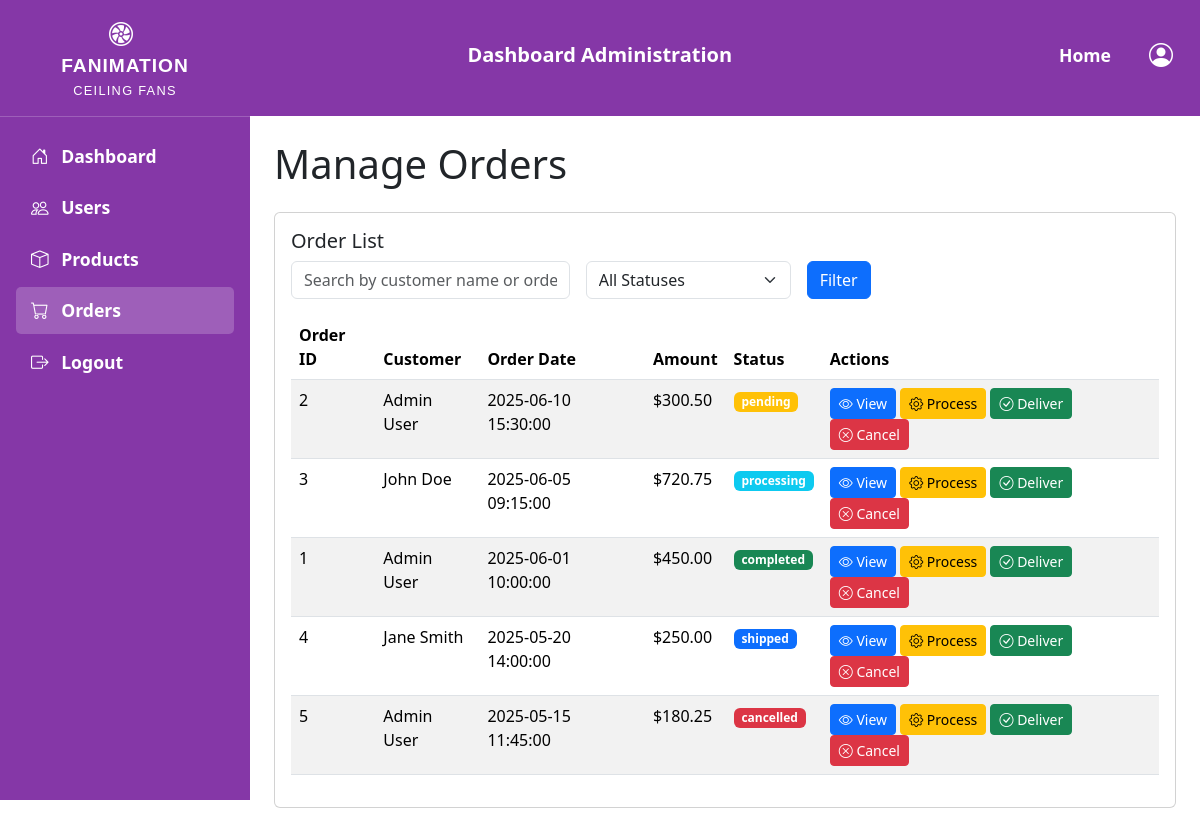
The app's page /pages/admin/orders.php (signed in) with its own data.
### tables this page shows
CREATE TABLE orders (
    id INT AUTO_INCREMENT PRIMARY KEY,
    user_id INT,
    status ENUM('pending', 'processing', 'shipped', 'completed', 'cancelled') DEFAULT 'pending',
    created_at TIMESTAMP DEFAULT CURRENT_TIMESTAMP,
    fullname VARCHAR(100) NOT NULL,
    email VARCHAR(100) NOT NULL,
    phone_number VARCHAR(20),
    address TEXT NOT NULL,
    note TEXT,
    total_money DECIMAL(10,2) NOT NULL,
    payment_status ENUM('pending', 'completed') DEFAULT 'pending',
    FOREIGN KEY (user_id) REFERENCES users(id)
)AUTO_INCREMENT = 1;

CREATE TABLE users (
    id INT AUTO_INCREMENT PRIMARY KEY,
    name VARCHAR(100) NOT NULL,
    email VARCHAR(100) NOT NULL UNIQUE,
    password VARCHAR(255) NOT NULL,
    phone VARCHAR(20),
    address VARCHAR(255),
    city VARCHAR(255),
    role ENUM('customer', 'admin') DEFAULT 'customer',
    created_at TIMESTAMP DEFAULT CURRENT_TIMESTAMP,
    remember_token VARCHAR(255)
)AUTO_INCREMENT = 1;

### includes/config.php (called while the page is built, shortened)
<?php
$base_url = "/Fanimation";
?>

### includes/function.php (called while the page is built, shortened)
<?php
if (!function_exists('getAllOrders')) {
    function getAllOrders($conn, $records_per_page = 10, $page = 1, $search = '', $status = '') {
        $offset = ($page - 1) * $records_per_page;
        $query = "SELECT o.id, u.name, o.created_at, o.total_money, o.status
                  FROM orders o
                  JOIN users u ON o.user_id = u.id
                  WHERE 1=1";
        $count_query = "SELECT COUNT(*) as total
                        FROM orders o
                        JOIN users u ON o.user_id = u.id
                        WHERE 1=1";
        $params = [];
        $types = '';
        $query .= " ORDER BY o.created_at DESC LIMIT ? OFFSET ?";
        $params[] = $records_per_page;
        $params[] = $offset;
        $types .= 'ii';
        $count_stmt = mysqli_prepare($conn, $count_query);
        mysqli_stmt_execute($count_stmt);
        $count_result = mysqli_stmt_get_result($count_stmt);
        $total_records = mysqli_fetch_assoc($count_result)['total'];
        $total_pages = ceil($total_records / $records_per_page);
        $stmt = mysqli_prepare($conn, $query);
        if (!empty($params)) {
            mysqli_stmt_bind_param($stmt, $types, ...$params);
        }
        mysqli_stmt_execute($stmt);
        $result = mysqli_stmt_get_result($stmt);
        $orders = [];
        while ($row = mysqli_fetch_assoc($result)) {
            $orders[] = $row;
        }
        return [
            'orders' => $orders,
            'total_pages' => $total_pages,
            'total_records' => $total_records
        ];
    }
}
?>

### pages/admin/orders.php (the view, shortened to what this page needs)
<?php
include $_SERVER['DOCUMENT_ROOT'] . '/Fanimation/includes/config.php';
$page = isset($_GET['page']) ? max(1, (int)$_GET['page']) : 1;
$records_per_page = 10;
$search = isset($_GET['search']) ? trim($_GET['search']) : '';
$status = isset($_GET['status']) ? trim($_GET['status']) : '';
$orders_data = getAllOrders($conn, $records_per_page, $page, $search, $status);
$orders = $orders_data['orders'];
?>
<!DOCTYPE html>
<html lang="en">
<head>
    <link href="https://cdn.jsdelivr.net/npm/bootstrap@5.3.3/dist/css/bootstrap.min.css" rel="stylesheet">
    <link rel="stylesheet" href="https://cdn.jsdelivr.net/npm/bootstrap-icons@1.11.3/font/bootstrap-icons.min.css">
    <link rel="stylesheet" href="https://cdnjs.cloudflare.com/ajax/libs/font-awesome/6.6.0/css/all.min.css" />
    <link rel="stylesheet" href="<?= $base_url ?>/assets/css/header.css">
    <link rel="stylesheet" href="https://unpkg.com/leaflet@1.9.4/dist/leaflet.css" />
</head>
<body>
    <main class="p-4">
        <h1 class="mb-4">Manage Orders</h1>
        <div class="card">
            <div class="card-body">
                <h5 class="card-title">Order List</h5>
                <form method="GET" class="mb-3">
                    <div class="row g-3">
                        <div class="col-md-4">
                            <input type="text" name="search" class="form-control" placeholder="Search by customer name or order ID" value="<?= htmlspecialchars($search) ?>">
                        </div>
                        <div class="col-md-3">
                            <select name="status" class="form-select">
                                <option value="">All Statuses</option>
                            </select>
                        </div>
                        <div class="col-md-2">
                            <button type="submit" class="btn btn-primary">Filter</button>
                        </div>
                    </div>
                </form>
                <div class="table-responsive">
                    <table class="table table-striped">
                        <thead>
                            <tr>
                                <th>Order ID</th>
                                <th>Customer</th>
                                <th>Order Date</th>
                                <th>Amount</th>
                                <th>Status</th>
                                <th>Actions</th>
                            </tr>
                        </thead>
                        <tbody>
                            <?php if (empty($orders)): ?>
                                <tr><td colspan="6" class="text-center">No orders found.</td></tr>
                            <?php else: ?>
                                <?php foreach ($orders as $order): ?>
                                    <tr>
                                        <td><?= htmlspecialchars($order['id']) ?></td>
                                        <td><?= htmlspecialchars($order['name']) ?></td>
                                        <td><?= htmlspecialchars($order['created_at']) ?></td>
                                        <td>$<?= number_format($order['total_money'], 2) ?></td>
                                        <td>
                                            <span class="badge
                                                <?php
                                                switch ($order['status']) {
                                                    case 'pending':
                                                        echo 'bg-warning';
                                                        break;
                                                    case 'processing':
                                                        echo 'bg-info';
                                                        break;
                                                    case 'shipped':
                                                        echo 'bg-primary';
                                                        break;
                                                    case 'completed':
                                                        echo 'bg-success';
                                                        break;
                                                    case 'cancelled':
                                                        echo 'bg-danger';
                                                        break;
                                                }
                                                ?>">
                                                <?= htmlspecialchars($order['status']) ?>
                                            </span>
                                        </td>
                                        <td>
                                            <a href="<?= $base_url ?>/pages/admin/order_details.php?id=<?= $order['id'] ?>" class="btn btn-sm btn-primary">
                                                <i class="bi bi-eye"></i> View
                                            </a>
                                            <button class="btn btn-sm btn-warning" onclick="updateOrderStatus(<?= $order['id'] ?>, 'processing')">
                                                <i class="bi bi-gear"></i> Process
                                            </button>
                                            <button class="btn btn-sm btn-success" onclick="updateOrderStatus(<?= $order['id'] ?>, 'completed')">
                                                <i class="bi bi-check-circle"></i> Deliver
                                            </button>
                                            <button class="btn btn-sm btn-danger" onclick="updateOrderStatus(<?= $order['id'] ?>, 'cancelled')">
                                                <i class="bi bi-x-circle"></i> Cancel
                                            </button>
                                        </td>
                                    </tr>
                                <?php endforeach; ?>
                            <?php endif; ?>
                        </tbody>
                    </table>
                </div>
            </div>
        </div>
    </main>
</body>
</html>

### assets/css/header.css (style rules this page uses)
body { height: 90vh; }

### includes/admin/sidebar.php (style rules this page uses)
main { margin-left: 250px; }

### records on screen
orders: id "2", user.name "Admin User", created_at "2025-06-10 15:30:00", total_money "300.50", status "pending"
orders: id "3", user.name "John Doe", created_at "2025-06-05 09:15:00", total_money "720.75", status "processing"
orders: id "1", user.name "Admin User", created_at "2025-06-01 10:00:00", total_money "450.00", status "completed"
orders: id "4", user.name "Jane Smith", created_at "2025-05-20 14:00:00", total_money "250.00", status "shipped"
orders: id "5", user.name "Admin User", created_at "2025-05-15 11:45:00", total_money "180.25", status "cancelled"
